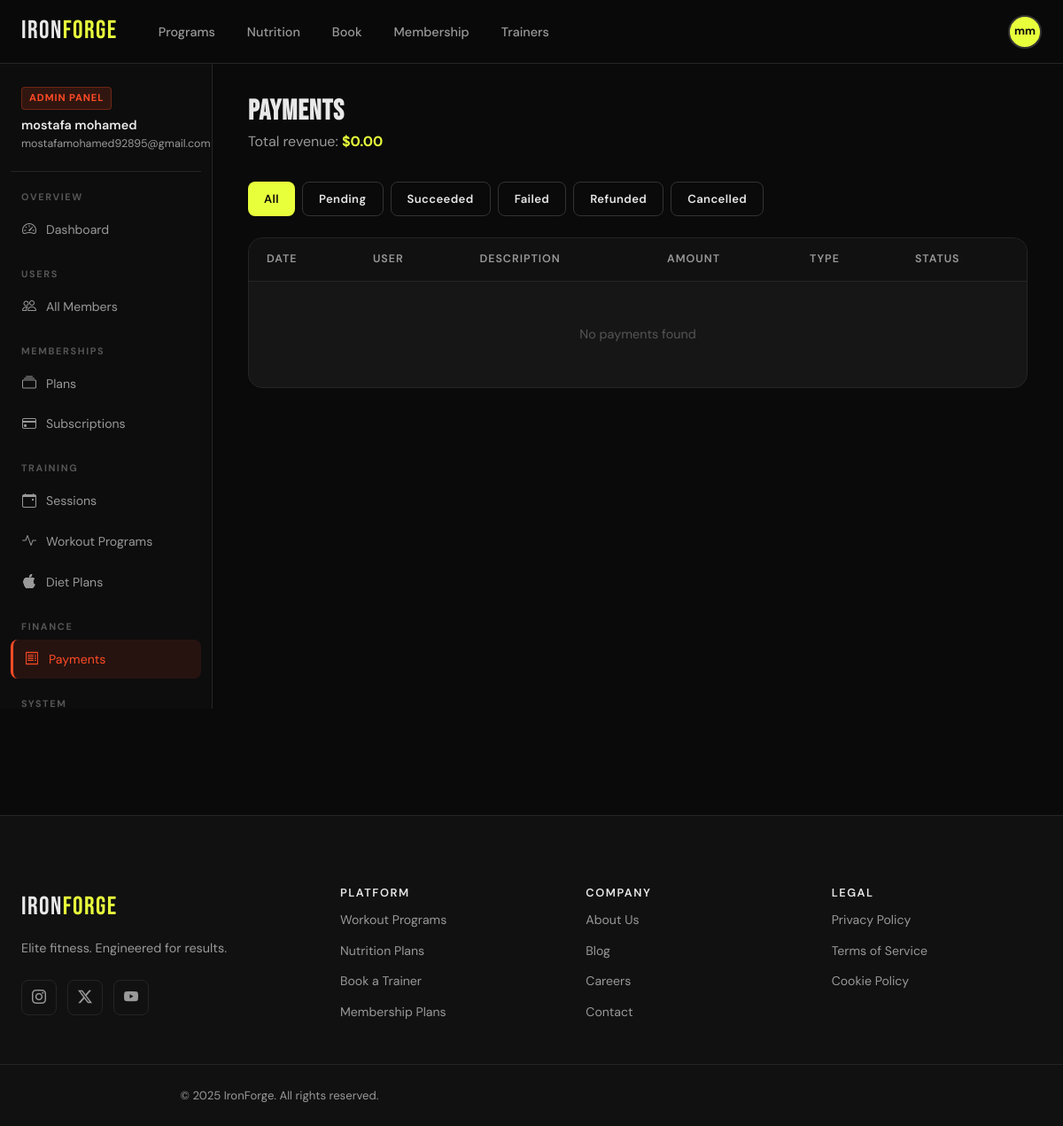
Screenshot of /panel/payments/ (signed in) with the database file from the repository.
### apps/users/models.py (models this page shows, shortened)
class CustomUser(AbstractUser):
    GENDER_CHOICES = [
        ('M', 'Male'),
        ('F', 'Female'),
        ('O', 'Other'),
        ('N', 'Prefer not to say'),
    ]
    FITNESS_GOAL_CHOICES = [
        ('weight_loss', 'Weight Loss'),
        ('muscle_gain', 'Muscle Gain'),
        ('endurance', 'Endurance'),
        ('flexibility', 'Flexibility'),
        ('maintenance', 'Maintenance'),
        ('general_fitness', 'General Fitness'),
    ]
    FITNESS_LEVEL_CHOICES = [
        ('beginner', 'Beginner'),
        ('intermediate', 'Intermediate'),
        ('advanced', 'Advanced'),
    ]
    email = models.EmailField(unique=True)
    phone_regex = RegexValidator(
        regex=r'^\+?1?\d{9,15}$',
        message="Phone number must be entered in format: '+999999999'. Up to 15 digits."
    )
    phone = models.CharField(validators=[phone_regex], max_length=17, blank=True)
    date_of_birth = models.DateField(null=True, blank=True)
    gender = models.CharField(max_length=1, choices=GENDER_CHOICES, blank=True)
    profile_image = models.ImageField(upload_to='profiles/', blank=True, null=True)
    bio = models.TextField(max_length=500, blank=True)
    height_cm = models.FloatField(null=True, blank=True)
    weight_kg = models.FloatField(null=True, blank=True)
    fitness_goal = models.CharField(max_length=20, choices=FITNESS_GOAL_CHOICES, default='general_fitness')
    fitness_level = models.CharField(max_length=15, choices=FITNESS_LEVEL_CHOICES, default='beginner')
    is_trainer = models.BooleanField(default=False)
    created_at = models.DateTimeField(auto_now_add=True)
    updated_at = models.DateTimeField(auto_now=True)
    last_login_ip = models.GenericIPAddressField(null=True, blank=True)
    USERNAME_FIELD = 'email'
    REQUIRED_FIELDS = ['username', 'first_name', 'last_name']
    class Meta:
        verbose_name = 'User'
        verbose_name_plural = 'Users'
        ordering = ['-created_at']
    def get_full_name(self):
        return f"{self.first_name} {self.last_name}".strip() or self.email
    @property
    def active_membership(self):
        from apps.memberships.models import UserMembership
        from django.utils import timezone
        return UserMembership.objects.filter(
            user=self,
            is_active=True,
            end_date__gte=timezone.now().date()
        ).first()

### apps/users/admin_views.py (the view)
# urls.py: path('payments/', admin_views.admin_payments, name='admin_payments'),
@staff_required
def admin_payments(request):
    qs = Payment.objects.select_related('user').order_by('-created_at')
    status_filter = request.GET.get('status', '')
    if status_filter:
        qs = qs.filter(status=status_filter)
    total_revenue = Payment.objects.filter(status='succeeded').aggregate(t=Sum('amount'))['t'] or 0
    paginator = Paginator(qs, 25)
    return render(request, 'admin_panel/payments.html', {
        'page_obj': paginator.get_page(request.GET.get('page')),
        'status_filter': status_filter,
        'total_revenue': total_revenue,
        'status_choices': Payment.STATUS_CHOICES,
    })

### apps/memberships/context_processors.py (called while the page is built)
def membership_context(request):
    context = {}
    if request.user.is_authenticated:
        context['user_membership'] = request.user.active_membership
    return context

### apps/users/admin_views.py (called while the page is built)
def staff_required(view_func):
    @wraps(view_func)
    def wrapper(request, *args, **kwargs):
        if not request.user.is_authenticated or not request.user.is_staff:
            messages.error(request, 'Admin access required.')
            return redirect('landing')
        return view_func(request, *args, **kwargs)
    return wrapper

### templates/admin_panel/payments.html (shortened to what this page needs)
{% extends 'admin_panel/base.html' %}
{% block admin_content %}
<div class="admin-page-header">
  <div>
    <h1>Payments</h1>
    <p style="color:var(--text-dim); margin:0">Total revenue: <strong style="color:var(--primary)">${{ total_revenue|floatformat:2 }}</strong></p>
  </div>
</div>
<div style="display:flex; gap:8px; margin-bottom:24px; flex-wrap:wrap">
  <a href="{% url 'admin_payments' %}" class="btn {% if not status_filter %}btn-primary{% else %}btn-ghost{% endif %} btn-sm">All</a>
  {% for val, label in status_choices %}
  <a href="?status={{ val }}" class="btn {% if status_filter == val %}btn-primary{% else %}btn-ghost{% endif %} btn-sm">{{ label }}</a>
  {% endfor %}
</div>
<div class="data-table-wrap">
  <table>
    <thead><tr><th>Date</th><th>User</th><th>Description</th><th>Amount</th><th>Type</th><th>Status</th></tr></thead>
    <tbody>
      {% for p in page_obj %}
      <tr>
        <td style="font-size:.82rem">{{ p.created_at|date:"N j, Y H:i" }}</td>
        <td><a href="{% url 'admin_user_detail' p.user.id %}" style="color:var(--primary); font-size:.85rem">{{ p.user.email }}</a></td>
        <td style="font-size:.85rem; color:var(--text)">{{ p.description|default:"—" }}</td>
        <td style="font-family:var(--font-display); font-size:1.1rem; color:var(--primary)">${{ p.amount }}</td>
        <td><span class="card-tag" style="font-size:.7rem">{{ p.get_payment_type_display }}</span></td>
        <td>
          <span style="font-size:.72rem; padding:3px 8px; border-radius:4px;
            {% if p.status == 'succeeded' %}background:rgba(34,197,94,.1); color:var(--success)
            {% elif p.status == 'pending' %}background:rgba(245,158,11,.1); color:var(--warning)
            {% else %}background:rgba(239,68,68,.1); color:var(--danger){% endif %}">
            {{ p.get_status_display|upper }}
          </span>
        </td>
      </tr>
      {% empty %}
      <tr><td colspan="6" style="text-align:center; padding:48px; color:var(--muted)">No payments found</td></tr>
      {% endfor %}
    </tbody>
  </table>
</div>
{% endblock %}

### templates/admin_panel/base.html (shortened to what this page needs)
{% extends 'base.html' %}
{% load static %}
{% block content %}
<div class="admin-layout">
  <aside class="admin-sidebar">
    <div class="admin-sidebar-header">
      <div class="badge">Admin Panel</div>
      <div style="font-weight:600; color:var(--text); font-size:.9rem">{{ request.user.get_full_name }}</div>
      <div style="font-size:.78rem; color:var(--text-dim)">{{ request.user.email }}</div>
    </div>
    <div class="admin-nav-label">Overview</div>
    <a href="{% url 'admin_dashboard' %}" class="admin-nav-link {% if request.resolver_match.url_name == 'admin_dashboard' %}active{% endif %}">
      <i class="bi bi-speedometer2"></i> Dashboard
    </a>
    <div class="admin-nav-label">Users</div>
    <a href="{% url 'admin_users' %}" class="admin-nav-link {% if 'admin_user' in request.resolver_match.url_name %}active{% endif %}">
      <i class="bi bi-people"></i> All Members
    </a>
    <div class="admin-nav-label">Memberships</div>
    <a href="{% url 'admin_plans' %}" class="admin-nav-link {% if request.resolver_match.url_name == 'admin_plans' %}active{% endif %}">
      <i class="bi bi-collection"></i> Plans
    </a>
    <a href="{% url 'admin_memberships' %}" class="admin-nav-link {% if request.resolver_match.url_name == 'admin_memberships' %}active{% endif %}">
      <i class="bi bi-credit-card"></i> Subscriptions
    </a>
    <div class="admin-nav-label">Training</div>
    <a href="{% url 'admin_sessions' %}" class="admin-nav-link {% if request.resolver_match.url_name == 'admin_sessions' %}active{% endif %}">
      <i class="bi bi-calendar-event"></i> Sessions
    </a>
    <a href="{% url 'admin_workouts' %}" class="admin-nav-link {% if request.resolver_match.url_name == 'admin_workouts' %}active{% endif %}">
      <i class="bi bi-activity"></i> Workout Programs
    </a>
    <a href="{% url 'admin_diets' %}" class="admin-nav-link {% if request.resolver_match.url_name == 'admin_diets' %}active{% endif %}">
      <i class="bi bi-apple"></i> Diet Plans
    </a>
    <div class="admin-nav-label">Finance</div>
    <a href="{% url 'admin_payments' %}" class="admin-nav-link {% if request.resolver_match.url_name == 'admin_payments' %}active{% endif %}">
      <i class="bi bi-receipt"></i> Payments
    </a>
    <div class="admin-nav-label">System</div>
  </aside>
  <div class="admin-main">
    {% block admin_content %}{% endblock %}
  </div>
</div>
{% endblock %}

### templates/base.html (shortened to what this page needs)
<!DOCTYPE html>
<html lang="en">
<head>
  <link rel="stylesheet" href="https://cdn.jsdelivr.net/npm/bootstrap-icons@1.11.3/font/bootstrap-icons.css" />
  {% load static %}
  <link rel="stylesheet" href="{% static 'css/main.css' %}" />
</head>
<body class="{% block body_class %}{% endblock %}">
  <nav class="navbar" id="navbar">
    <div class="nav-inner">
      <a href="{% url 'landing' %}" class="nav-logo">IRON<span>FORGE</span></a>
      <ul class="nav-links" id="navLinks">
        <li><a href="{% url 'workouts' %}">Programs</a></li>
        <li><a href="{% url 'diet_plans' %}">Nutrition</a></li>
        <li><a href="{% url 'sessions' %}">Book</a></li>
        <li><a href="{% url 'membership_plans' %}">Membership</a></li>
        <li><a href="{% url 'trainers' %}">Trainers</a></li>
      </ul>
      <div class="nav-actions">
        {% if user.is_authenticated %}
          {% if user.profile_image %}
            <img src="{{ user.profile_image.url }}" class="nav-avatar" alt="Profile" />
          {% else %}
            <div class="nav-avatar nav-avatar--initials">{{ user.first_name.0 }}{{ user.last_name.0 }}</div>
          {% endif %}
        {% else %}
          <a href="{% url 'account_login' %}" class="btn btn-ghost">Login</a>
          <a href="{% url 'account_signup' %}" class="btn btn-primary">Join Now</a>
        {% endif %}
      </div>
    </div>
  </nav>
  <main>{% block content %}{% endblock %}</main>
  <footer class="footer">
    <div class="footer-inner">
      <div class="footer-brand">
        <a href="{% url 'landing' %}" class="nav-logo">IRON<span>FORGE</span></a>
        <p>Elite fitness. Engineered for results.</p>
        <div class="footer-social">
          <a href="#" aria-label="Instagram"><i class="bi bi-instagram"></i></a>
          <a href="#" aria-label="Twitter"><i class="bi bi-twitter-x"></i></a>
          <a href="#" aria-label="YouTube"><i class="bi bi-youtube"></i></a>
        </div>
      </div>
      <div class="footer-links">
        <div class="footer-col">
          <h4>Platform</h4>
          <a href="{% url 'workouts' %}">Workout Programs</a>
          <a href="{% url 'diet_plans' %}">Nutrition Plans</a>
          <a href="{% url 'sessions' %}">Book a Trainer</a>
          <a href="{% url 'membership_plans' %}">Membership Plans</a>
        </div>
        <div class="footer-col">
          <h4>Company</h4>
          <a href="#">About Us</a>
          <a href="#">Blog</a>
          <a href="#">Careers</a>
          <a href="#">Contact</a>
        </div>
        <div class="footer-col">
          <h4>Legal</h4>
          <a href="#">Privacy Policy</a>
          <a href="#">Terms of Service</a>
          <a href="#">Cookie Policy</a>
        </div>
      </div>
    </div>
    <div class="footer-bottom">
      <p>© 2025 IronForge. All rights reserved.</p>
    </div>
  </footer>
</body>
</html>

### static/css/main.css (style rules this page uses)
:root { --black: #0a0a0a; --dark: #111111; --card: #161616; --border: #252525; --border-hi: #333333; --muted: #555555; --text: #e8e8e8; --text-dim: #999999; --primary: #e8ff3c; --primary-dk: #c8de20; --accent: #ff4b26; --accent2: #00d4ff; --success: #22c55e; --warning: #f59e0b; --danger: #ef4444; --font-display: 'Bebas Neue', sans-serif; --font-body: 'DM Sans', sans-serif; --font-mono: 'JetBrains Mono', monospace; --radius: 8px; --radius-lg: 16px; --radius-xl: 24px; --nav-h: 72px; --transition: 0.22s cubic-bezier(0.4, 0, 0.2, 1); }
*, *::before, *::after { box-sizing: border-box; margin: 0; padding: 0; }
html { scroll-behavior: smooth; font-size: 16px; }
body { background: var(--black); color: var(--text); font-family: var(--font-body); font-weight: 400; line-height: 1.6; overflow-x: hidden; }
a { color: inherit; text-decoration: none; }
ul { list-style: none; }
h1, h2, h3, h4 { font-family: var(--font-display); letter-spacing: 0.03em; line-height: 1.1; }
h1 { font-size: clamp(3rem, 8vw, 7rem); }
h4 { font-size: 1.2rem; font-family: var(--font-body); font-weight: 600; }
p { color: var(--text-dim); max-width: 65ch; }
.navbar { position: fixed; top: 0; left: 0; right: 0; z-index: 1000; height: var(--nav-h); background: rgba(10, 10, 10, 0.85); backdrop-filter: blur(20px); border-bottom: 1px solid var(--border); transition: background var(--transition); }
.nav-inner { max-width: 1280px; margin: 0 auto; padding: 0 24px; height: 100%; display: flex; align-items: center; gap: 32px; }
.nav-logo { font-family: var(--font-display); font-size: 1.8rem; letter-spacing: 0.05em; color: var(--text); white-space: nowrap; }
.nav-logo span { color: var(--primary); }
.nav-links { display: flex; gap: 8px; flex: 1; }
.nav-links a { padding: 8px 14px; border-radius: var(--radius); font-size: 0.9rem; font-weight: 500; color: var(--text-dim); transition: color var(--transition), background var(--transition); }
.nav-actions { display: flex; align-items: center; gap: 12px; position: relative; }
.nav-avatar { width: 38px; height: 38px; border-radius: 50%; border: 2px solid var(--border-hi); object-fit: cover; cursor: pointer; }
.nav-avatar--initials { display: flex; align-items: center; justify-content: center; background: var(--primary); color: var(--black); font-weight: 700; font-size: 0.8rem; }
.btn { display: inline-flex; align-items: center; gap: 8px; padding: 12px 28px; border-radius: var(--radius); font-size: 0.9rem; font-weight: 600; letter-spacing: 0.03em; transition: all var(--transition); cursor: pointer; border: none; font-family: var(--font-body); white-space: nowrap; }
.btn-primary { background: var(--primary); color: var(--black); }
.btn-ghost { background: transparent; color: var(--text); border: 1px solid var(--border-hi); }
.btn-sm { padding: 8px 18px; font-size: 0.82rem; }
table { width: 100%; border-collapse: collapse; }
th { padding: 14px 20px; text-align: left; font-size: 0.78rem; font-weight: 600; letter-spacing: 0.08em; text-transform: uppercase; color: var(--text-dim); background: var(--dark); border-bottom: 1px solid var(--border); }
td { padding: 16px 20px; font-size: 0.9rem; border-bottom: 1px solid var(--border); color: var(--text-dim); }
tr:last-child td { border-bottom: none; }
.footer { border-top: 1px solid var(--border); background: var(--dark); margin-top: 120px; }
.footer-inner { max-width: 1280px; margin: 0 auto; padding: 80px 24px 48px; display: grid; grid-template-columns: 280px 1fr; gap: 80px; }
.footer-brand p { font-size: 0.9rem; margin-top: 12px; margin-bottom: 24px; }
.footer-social { display: flex; gap: 12px; }
.footer-social a { width: 40px; height: 40px; border-radius: var(--radius); border: 1px solid var(--border); display: flex; align-items: center; justify-content: center; color: var(--text-dim); transition: all var(--transition); }
.footer-links { display: grid; grid-template-columns: repeat(3, 1fr); gap: 40px; }
.footer-col { display: flex; flex-direction: column; gap: 12px; }
.footer-col h4 { font-size: 0.8rem; letter-spacing: 0.12em; text-transform: uppercase; color: var(--text); }
.footer-col a { font-size: 0.88rem; color: var(--text-dim); transition: color var(--transition); }
.footer-bottom { border-top: 1px solid var(--border); padding: 24px; text-align: center; font-size: 0.82rem; color: var(--muted); }
main { animation: fadeIn 0.3s ease; }
table thead th { position: sticky; top: 0; z-index: 1; }

### rows the page displays
CustomUser: first_name.0 "m", last_name.0 "m", user.get_full_name "mostafa mohamed", user.email "mostafamohamed92895@gmail.com"

### other values shown
{{ total_revenue|floatformat:2 }} "0.00"
{{ label }} "Pending" "Succeeded" "Failed" "Refunded" "Cancelled"
